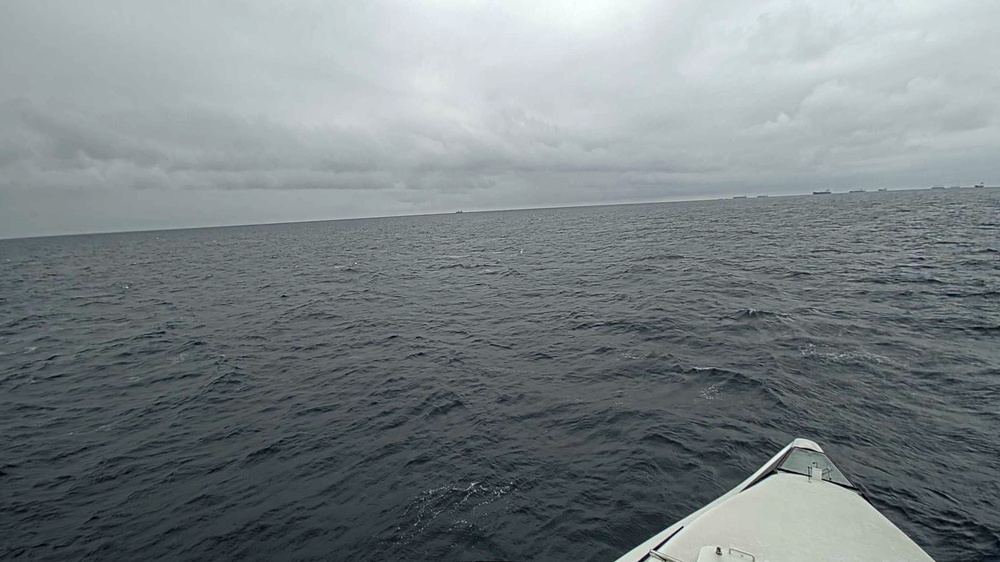
#> input picture data/cam1_0.jpg, 1000 x 562 px, shrunk from 1920 x 1080 before the run
$ python -i fianl.py   (imports and definitions only)
#> lines starting #> are read from the running program, lines starting #| are printed output that depends on the picture; after the words box and inside, x2 and y2 are one past the last pixel; in counts of white or black regions, pixels touching at a corner belong together
import cv2
import numpy as np
import matplotlib.pyplot as plt
from numba import jit

def horizon_detection(image_path):
    def process_image(image_path):
        # Load an image from file
#> called with image_path = 'data/cam1_0.jpg'
        image = cv2.imread(image_path)
#> image is the input picture: shape (562, 1000, 3); mean B, G, R 132.4, 129.6, 121.2

        # Convert the image to grayscale
        gray = cv2.cvtColor(image, cv2.COLOR_BGR2GRAY)
        gray = cv2.medianBlur(gray, 5)
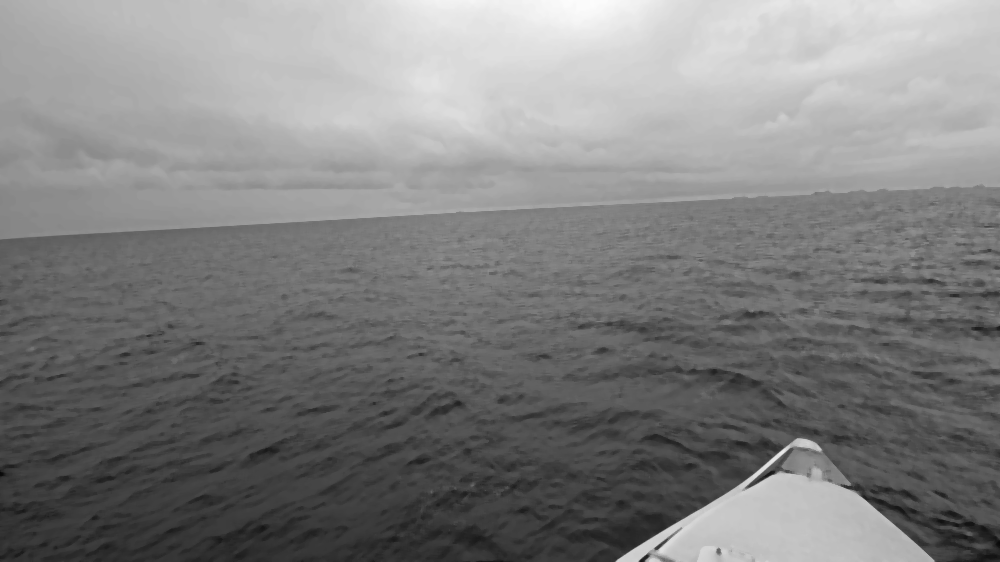
#> gray: shape (562, 1000); min 9, max 252, mean 128

        # Get dimensions of the image
        height, width = gray.shape
#> height = 562; width = 1000

        # Define the height and starting y-coordinate of the region of interest (ROI)
        roi_height = int(height * 0.2)  # Using 20% of the total height
#> roi_height = 112
        roi_y_start = int(height * 0.3)  # Starting at 30% of the total height
#> roi_y_start = 168

        # Crop the region of interest from the grayscale image
        roi = gray[roi_y_start:roi_y_start + roi_height, :]
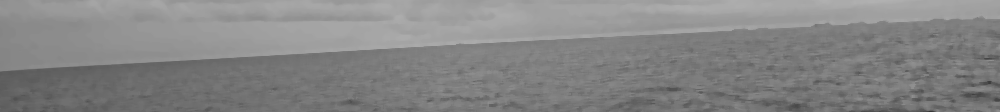
#> roi: shape (112, 1000); min 54, max 177, mean 132.9

        # Apply Canny edge detection on the ROI
        edges = cv2.Canny(roi, 50, 150, apertureSize=3)
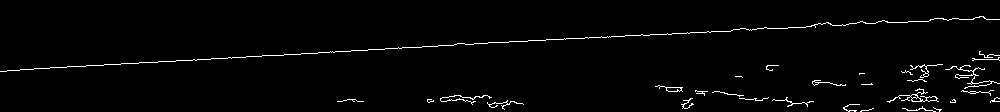
#> edges: shape (112, 1000); 2% white in thin lines or dots, all inside (x1, y1, x2, y2) = (0, 16, 1000, 112)

        # Detect lines using the Hough Transform on the edges detected within the ROI
        lines = cv2.HoughLinesP(edges, 1, np.pi / 180, threshold=100, minLineLength=100, maxLineGap=10)
#> lines = [[351, 50, 732, 30], [246, 56, 384, 49], [34, 68, 261, 56]]

        if lines is not None:
            longest_line = find_longest_line(lines)
#> longest_line = [[351, 50, 732, 30]]
            if longest_line is not None:
                return draw_line(image, longest_line, roi_y_start)

        return image, None  # Return the original image if no lines are detected

    @jit(nopython=True)
    def find_longest_line(lines):
        def line_length(line):
            x1, y1, x2, y2 = line[0]
            return np.sqrt((x2 - x1)**2 + (y2 - y1)**2)

        max_length = 0
        longest_line = None

        for line in lines:
            length = line_length(line)
            if length > max_length:
                max_length = length
                longest_line = line

        return longest_line

    def draw_line(image, line, roi_y_start):
#> called with line = array of shape (1, 4), roi_y_start = 168
        x1, y1, x2, y2 = line[0]
#> x1 = 351; y1 = 50; x2 = 732; y2 = 30
        y1 += roi_y_start  # Adjust for ROI's vertical start position
#> y1 = 218
        y2 += roi_y_start  # Adjust for ROI's vertical start position
#> y2 = 198

        height, width = image.shape[:2]
#> height = 562; width = 1000

        # Calculate the slope and intercept for the line
        if x2 != x1:
            slope = (y2 - y1) / (x2 - x1)
#> slope = -0.0525
            intercept = y1 - slope * x1
#> intercept = 236.4

            # Determine the endpoints of the line to draw across the full image width
            x_start = 0
            y_start = int(intercept)
#> y_start = 236
            x_end = width
#> x_end = 1000
            y_end = int(slope * x_end + intercept)
#> y_end = 183
        else:
            # Handle the special case of a vertical line
            x_start, x_end = x1, x1
            y_start, y_end = 0, height

        # Draw the extrapolated line across the image
        cv2.line(image, (x_start, y_start), (x_end, y_end), (0, 0, 255), 2)
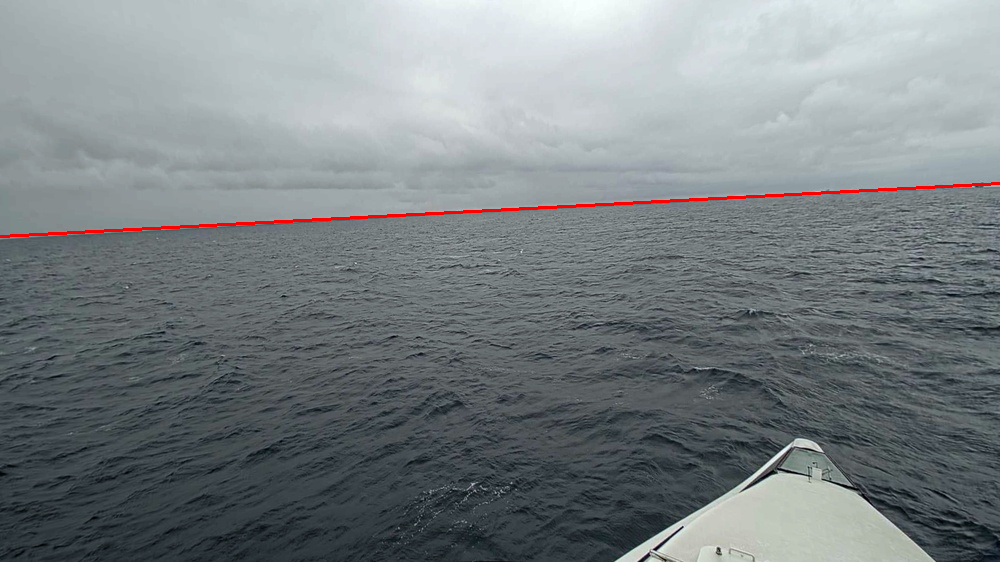
#> image: shape (562, 1000, 3); 0.53% of pixels changed, all inside (x1, y1, x2, y2) = (0, 182, 1000, 238)

        return image, (x_start, y_start, x_end, y_end)

    return process_image(image_path)

# [50 lines left out: functions calculate_average_brightness, adjust_brightness, process_sections, not called in this run]


# Detect horizon and process the images
# [1 line that did not run here, left out]
# [1 line that did not run here, left out]

# Process top and bottom parts of the images
# [1 line that did not run here, left out]
# [1 line that did not run here, left out]

# Calculate average brightness
# [1 line that did not run here, left out]
# [1 line that did not run here, left out]
# [1 line that did not run here, left out]
# [1 line that did not run here, left out]

# Calculate target brightness as the average of corresponding sections
# [1 line that did not run here, left out]
# [1 line that did not run here, left out]

# Adjust brightness to match the target brightness
# [1 line that did not run here, left out]
# [1 line that did not run here, left out]
# [1 line that did not run here, left out]
# [1 line that did not run here, left out]

>>> result = horizon_detection('data/cam1_0.jpg')

$ run again, on data/cam1_12.jpg
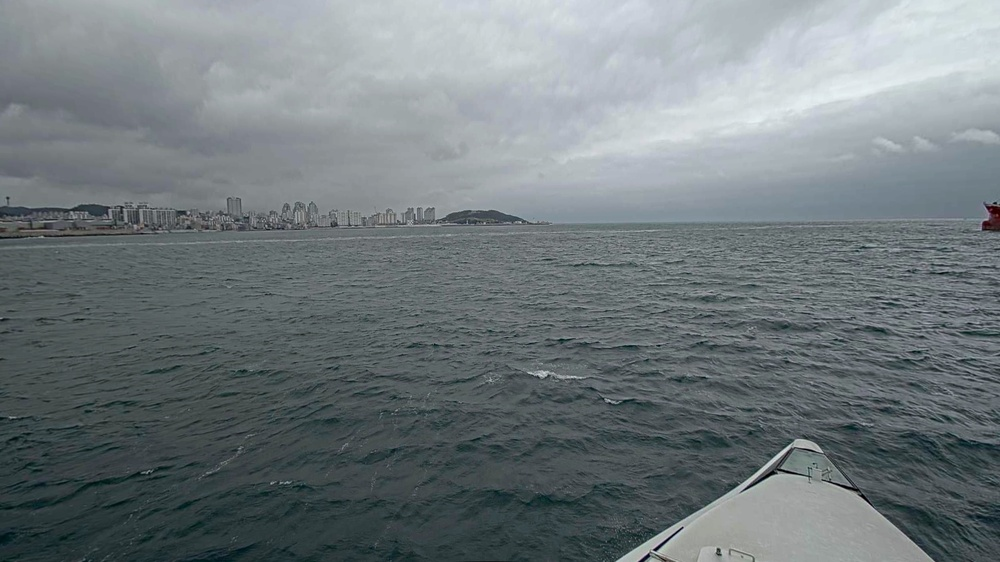
#> input picture data/cam1_12.jpg, 1000 x 562 px, shrunk from 1920 x 1080 before the run
#> in process_image, image is the input picture: shape (562, 1000, 3); mean B, G, R 125.1, 122, 113.1
#> in process_image, `edges = cv2.Canny(roi, 50, 150, apertureSize=3)`:
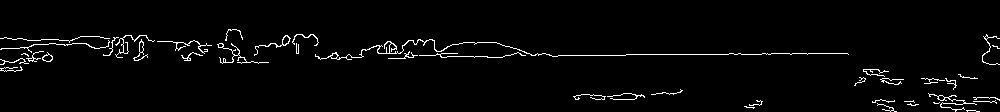
#> edges: shape (112, 1000); 2.6% white in thin lines or dots, all inside (x1, y1, x2, y2) = (0, 29, 1000, 112)
#> lines = [[626, 54, 770, 54], [505, 55, 625, 55]]
#> longest_line = [[626, 54, 770, 54]]
#> in draw_line, `x1, y1, x2, y2 = line[0]`: x1 = 626; y1 = 54; x2 = 770; y2 = 54
#> in draw_line, `y1 += roi_y_start  # Adjust for ROI's vertical start position`: y1 = 222
#> slope = 0
#> intercept = 222
#> in draw_line, `cv2.line(image, (x_start, y_start), (x_end, y_end), (0, 0, 255), 2)`:
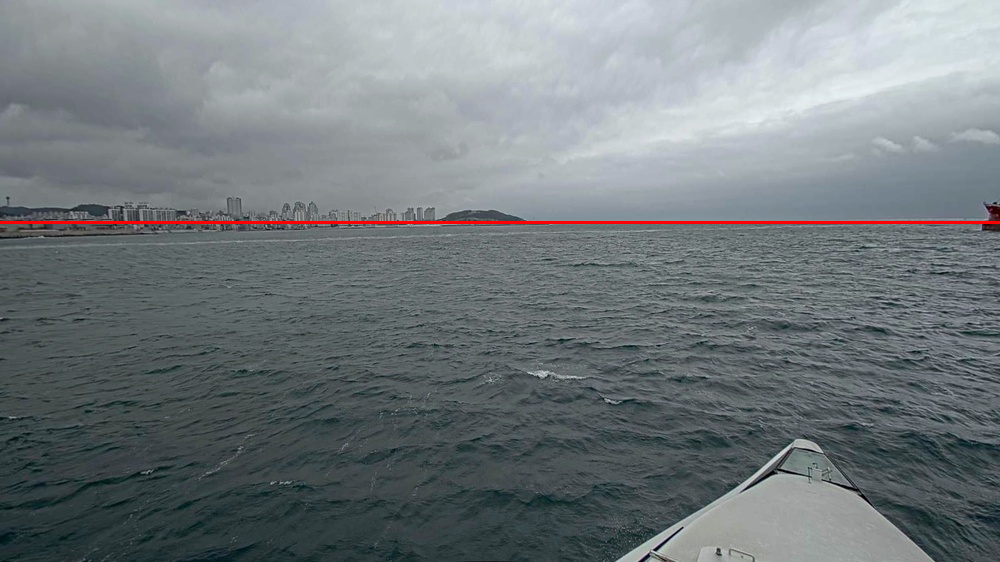
#> image: shape (562, 1000, 3); 0.53% of pixels changed, all inside (x1, y1, x2, y2) = (0, 221, 1000, 224)

$ run again, on data/cam1_3.jpg
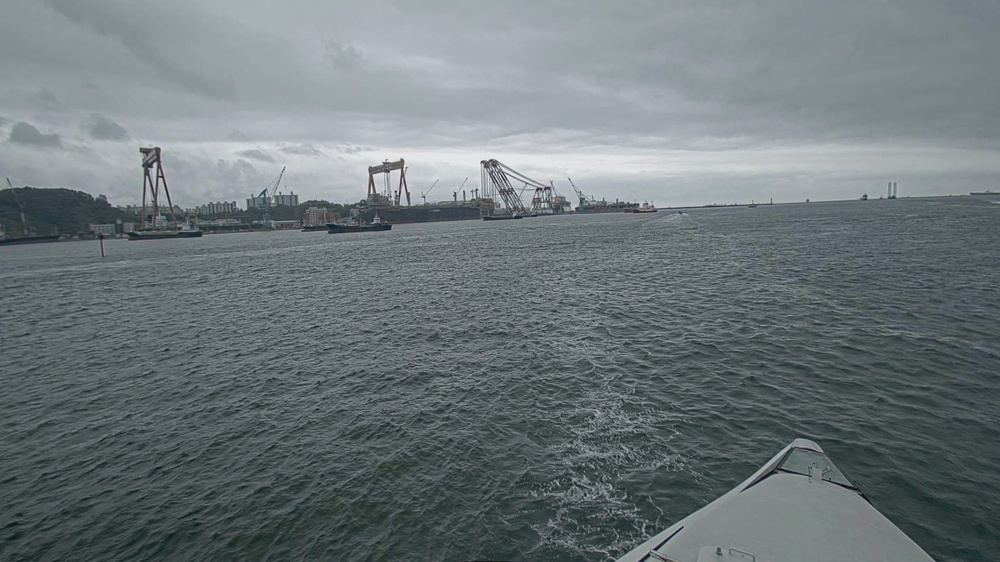
#> input picture data/cam1_3.jpg, 1000 x 562 px, shrunk from 1920 x 1080 before the run
#> in process_image, image is the input picture: shape (562, 1000, 3); mean B, G, R 121.5, 118.7, 109.2
#> in process_image, `edges = cv2.Canny(roi, 50, 150, apertureSize=3)`:
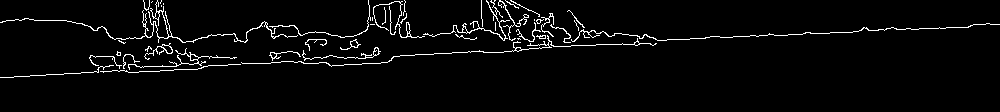
#> edges: shape (112, 1000); 3.5% white in thin lines or dots, all inside (x1, y1, x2, y2) = (0, 0, 1000, 78)
#> lines = [[203, 66, 304, 60], [0, 77, 119, 71]]
#> longest_line = [[0, 77, 119, 71]]
#> in draw_line, `x1, y1, x2, y2 = line[0]`: x1 = 0; y1 = 77; x2 = 119; y2 = 71
#> in draw_line, `y1 += roi_y_start  # Adjust for ROI's vertical start position`: y1 = 245
#> in draw_line, `y2 += roi_y_start  # Adjust for ROI's vertical start position`: y2 = 239
#> slope = -0.0504
#> intercept = 245
#> y_end = 194
#> in draw_line, `cv2.line(image, (x_start, y_start), (x_end, y_end), (0, 0, 255), 2)`:
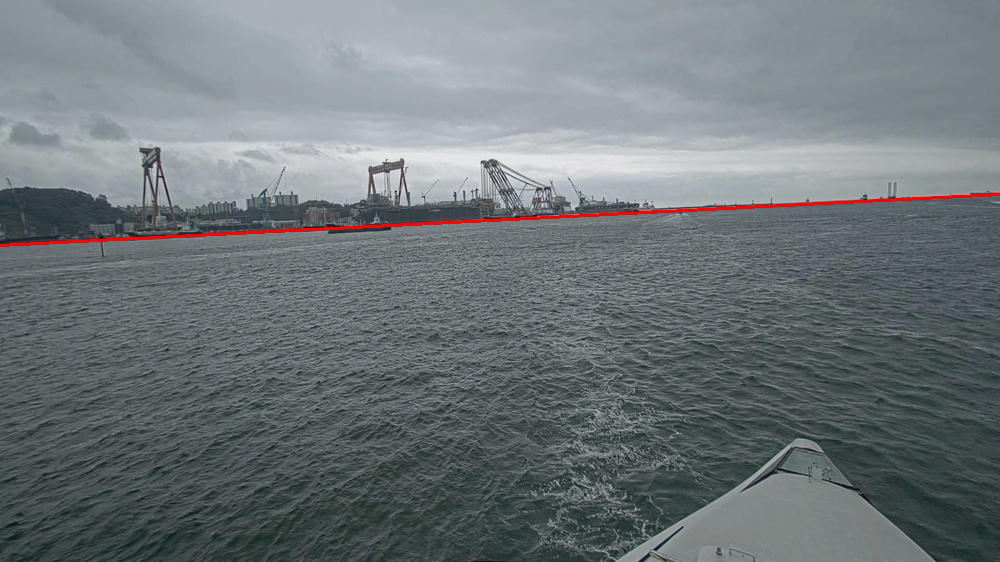
#> image: shape (562, 1000, 3); 0.53% of pixels changed, all inside (x1, y1, x2, y2) = (0, 193, 1000, 247)

$ run again, on data/cam1_9.jpg
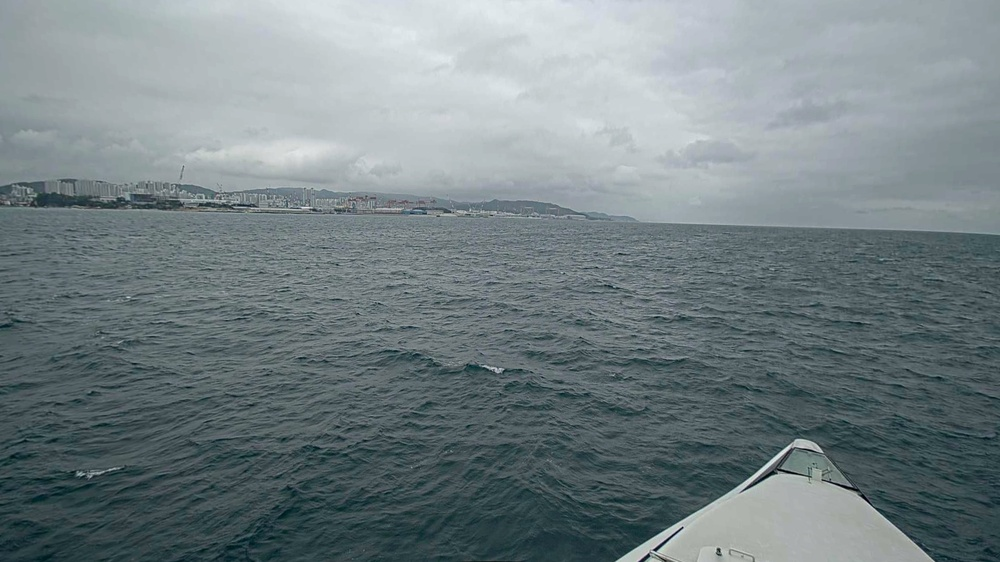
#> input picture data/cam1_9.jpg, 1000 x 562 px, shrunk from 1920 x 1080 before the run
#> in process_image, image is the input picture: shape (562, 1000, 3); mean B, G, R 132, 128.8, 116.2
#> in process_image, `edges = cv2.Canny(roi, 50, 150, apertureSize=3)`:
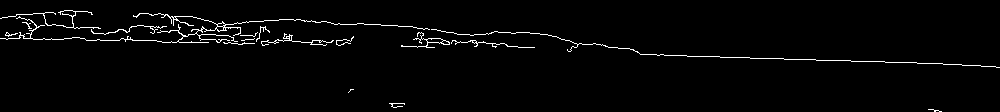
#> edges: shape (112, 1000); 2.2% white in thin lines or dots
#> lines = [[639, 53, 839, 60], [157, 41, 261, 43]]
#> longest_line = [[639, 53, 839, 60]]
#> in draw_line, `x1, y1, x2, y2 = line[0]`: x1 = 639; y1 = 53; x2 = 839; y2 = 60
#> in draw_line, `y1 += roi_y_start  # Adjust for ROI's vertical start position`: y1 = 221
#> in draw_line, `y2 += roi_y_start  # Adjust for ROI's vertical start position`: y2 = 228
#> slope = 0.035
#> intercept = 198.6
#> y_start = 198
#> y_end = 233
#> in draw_line, `cv2.line(image, (x_start, y_start), (x_end, y_end), (0, 0, 255), 2)`:
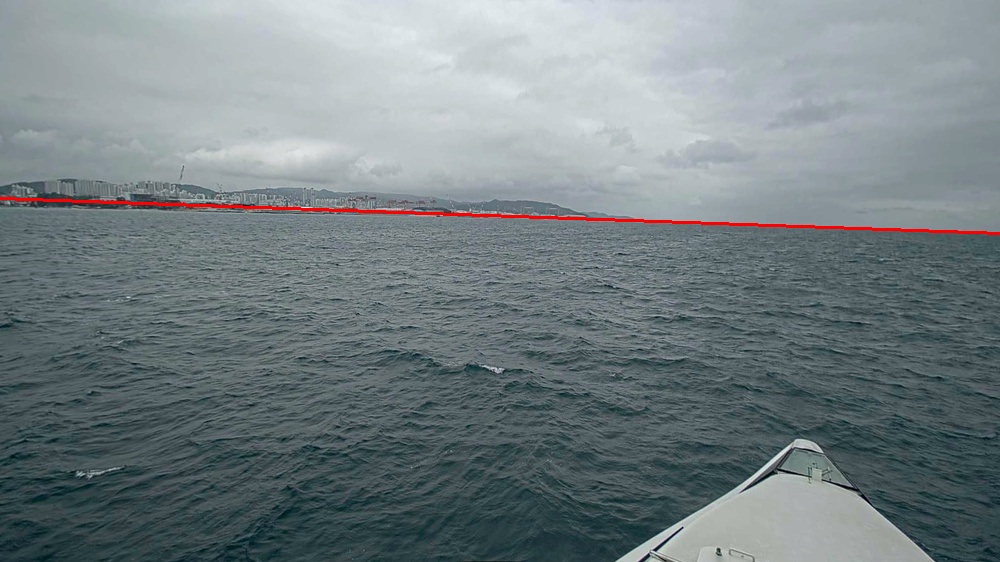
#> image: shape (562, 1000, 3); 0.53% of pixels changed, all inside (x1, y1, x2, y2) = (0, 197, 1000, 235)
